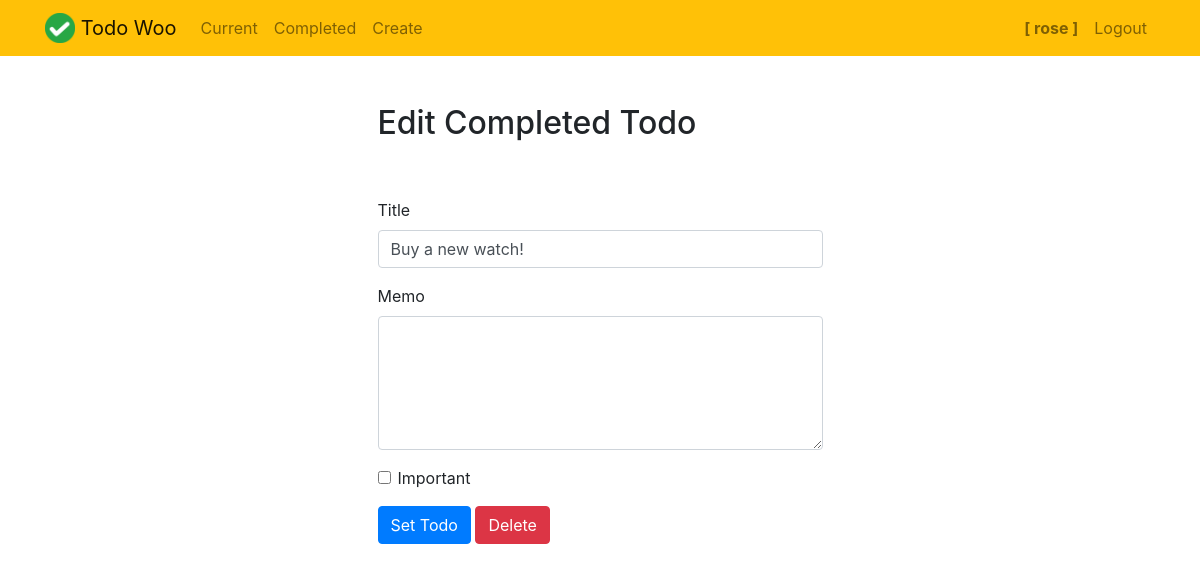
Page /editcompletedtodo/13 (signed in) on the earlier database version.
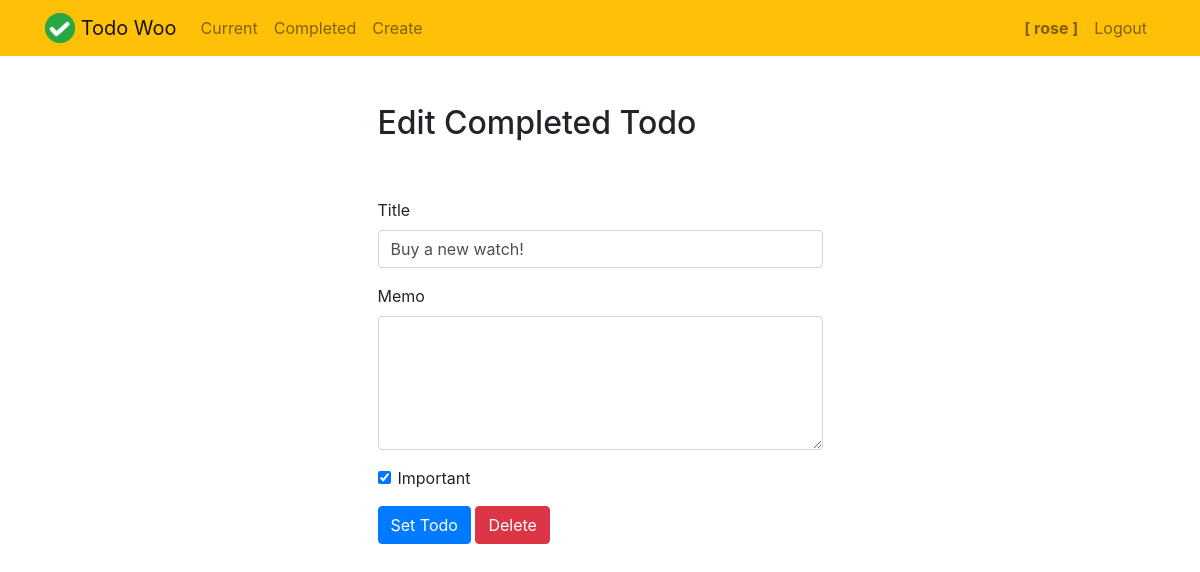
Same page on the later database version.
### todo/models.py (models this page shows, shortened)
class Todo(models.Model):
    title = models.CharField(max_length=100)
    memo = models.TextField(blank=True)
    created = models.DateTimeField()
    datecompleted = models.DateTimeField(null=True, blank=True)
    important = models.BooleanField(default=False)
    user = models.ForeignKey(User, on_delete=models.CASCADE)

### todo/views.py (the view)
# urls.py: path('editcompletedtodo/<int:todo_pk>', views.editcompletedtodo, name='editcompletedtodo'),
@login_required
def editcompletedtodo(request, todo_pk):
    todo = get_object_or_404(Todo, pk=todo_pk, user=request.user)
    if request.method == 'GET':
        try:
            form = TodoForm(instance=todo)
            return render(request, 'todo/editcompletedtodo.html', {'todo':todo, 'form':form})
        except:
            return render(request, 'todo/editcompletedtodo.html', {'error_msg':todo})
    else:
        todo.datecompleted = None
        form = TodoForm(request.POST, instance=todo)
        form.save()
        return redirect('currenttodos')

### todo/forms.py
class TodoForm(ModelForm):
    class Meta:
        model = Todo
        fields = ['title', 'memo', 'important']

### todo/templates/todo/editcompletedtodo.html (shortened to what this page needs)
{% extends "todo/base.html" %}
{% block content %}
    <div class="row justify-content-center mt-5">
        <div class="col-md-5">
            <h2>Edit Completed Todo</h2>
        </div>
    </div>
    <div class="row justify-content-center mt-5">
        <div class="col-md-5">
            <form method="POST">
                <div class="form-group">
                    <label for="title">Title</label>
                    <input type="text" name="title" class="form-control" id="title" value="{{ todo.title }}" required>
                </div>
                <div class="form-group">
                    <label for="memo">Memo</label>
                    <textarea name="memo" rows="5" class="form-control" id="memo" >{{ todo.memo }}</textarea>
                </div>
                <div class="form-group form-check">
                    <input type="checkbox" name="important" class="form-check-input" id="important" {% if todo.important %}checked{% endif %}>
                    <label class="form-check-label" for="important">Important</label>
                </div>
                <button type="submit" class="btn btn-primary">Set Todo</button>
                <button type="button" class="btn btn-danger" onclick="$('#delete').click()">Delete</button>
            </form>
        </div>
    </div>
{% endblock %}

Differences in the rows shown:
changed Todo "Buy a new watch!": important "☐" → "☑"
